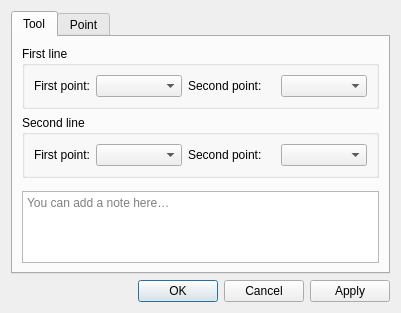
<?xml version="1.0" encoding="UTF-8"?>
<ui version="4.0">
 <class>DialogLineIntersect</class>
 <widget class="QDialog" name="DialogLineIntersect">
  <property name="geometry">
   <rect>
    <x>0</x>
    <y>0</y>
    <width>401</width>
    <height>280</height>
   </rect>
  </property>
  <property name="windowTitle">
   <string>Point at line intersection</string>
  </property>
  <property name="windowIcon">
   <iconset resource="../../../vmisc/share/resources/icon.qrc">
    <normaloff>:/icon/64x64/icon64x64.png</normaloff>:/icon/64x64/icon64x64.png</iconset>
  </property>
  <property name="locale">
   <locale language="English" country="UnitedStates"/>
  </property>
  <layout class="QVBoxLayout" name="verticalLayout_4">
   <item>
    <widget class="QTabWidget" name="tabWidget">
     <property name="currentIndex">
      <number>0</number>
     </property>
     <widget class="QWidget" name="tab">
      <attribute name="title">
       <string>Tool</string>
      </attribute>
      <layout class="QVBoxLayout" name="verticalLayout_3">
       <item>
        <widget class="QGroupBox" name="groupBox">
         <property name="visible">
          <bool>false</bool>
         </property>
         <property name="title">
          <string>First line</string>
         </property>
         <layout class="QVBoxLayout" name="verticalLayout">
          <item>
           <layout class="QHBoxLayout" name="horizontalLayout_3">
            <item>
             <widget class="QLabel" name="labelP1Line1">
<property name="visible">
              <bool>false</bool>
              </property>
              <property name="sizePolicy">
               <sizepolicy hsizetype="Fixed" vsizetype="Fixed">
                <horstretch>0</horstretch>
                <verstretch>0</verstretch>
               </sizepolicy>
              </property>
              <property name="text">
               <string>First point:</string>
              </property>
             </widget>
            </item>
            <item>
             <widget class="QComboBox" name="comboBoxP1Line1">
<property name="visible">
              <bool>false</bool>
              </property>
             </widget>
            </item>
            <item>
             <widget class="QLabel" name="labelP2Line1">
<property name="visible">
              <bool>false</bool>
              </property>
              <property name="text">
               <string>Second point:</string>
              </property>
             </widget>
            </item>
            <item>
             <widget class="QComboBox" name="comboBoxP2Line1">
<property name="visible">
              <bool>false</bool>
              </property>
             </widget>
            </item>
           </layout>
          </item>
         </layout>
        </widget>
       </item>
       <item>
        <widget class="QGroupBox" name="groupBox_2">
         <property name="visible">
          <bool>false</bool>
         </property>
         <property name="title">
          <string>Second line</string>
         </property>
         <layout class="QVBoxLayout" name="verticalLayout_2">
          <item>
           <layout class="QHBoxLayout" name="horizontalLayout_5">
            <item>
             <widget class="QLabel" name="labelP1Line2">
<property name="visible">
              <bool>false</bool>
              </property>
              <property name="sizePolicy">
               <sizepolicy hsizetype="Fixed" vsizetype="Fixed">
                <horstretch>0</horstretch>
                <verstretch>0</verstretch>
               </sizepolicy>
              </property>
              <property name="text">
               <string>First point:</string>
              </property>
             </widget>
            </item>
            <item>
             <widget class="QComboBox" name="comboBoxP1Line2">
<property name="visible">
              <bool>false</bool>
              </property>
             </widget>
            </item>
            <item>
             <widget class="QLabel" name="labelP2Line2">
<property name="visible">
              <bool>false</bool>
              </property>
              <property name="text">
               <string>Second point:</string>
              </property>
             </widget>
            </item>
            <item>
             <widget class="QComboBox" name="comboBoxP2Line2">
<property name="visible">
              <bool>false</bool>
              </property>
             </widget>
            </item>
           </layout>
          </item>
         </layout>
        </widget>
       </item>
       <item>
        <spacer name="verticalSpacer">
         <property name="orientation">
          <enum>Qt::Vertical</enum>
         </property>
         <property name="sizeHint" stdset="0">
          <size>
           <width>0</width>
           <height>0</height>
          </size>
         </property>
        </spacer>
       </item>
       <item>
        <layout class="QHBoxLayout" name="notesSeparatorLayout">
         <property name="leftMargin"><number>33</number></property>
         <property name="rightMargin"><number>33</number></property>
         <item>
          <widget class="QFrame" name="notesSeparator">
           <property name="minimumSize"><size><width>0</width><height>1</height></size></property>
           <property name="maximumSize"><size><width>16777215</width><height>1</height></size></property>
          </widget>
         </item>
        </layout>
       </item>
       <item>
        <widget class="QPlainTextEdit" name="plainTextEditToolNotes">
         <property name="placeholderText"><string>You can add a note here…</string></property>
         <property name="maximumSize"><size><width>16777215</width><height>100</height></size></property>
        </widget>
       </item>
      </layout>
     </widget>
     <widget class="QWidget" name="tab_2">
      <attribute name="title">
       <string>Point</string>
      </attribute>
      <layout class="QFormLayout" name="formLayoutPoint">
       <property name="fieldGrowthPolicy">
        <enum>QFormLayout::ExpandingFieldsGrow</enum>
       </property>
       <item row="0" column="0">
        <widget class="QLabel" name="labelEditNamePoint">
         <property name="sizePolicy">
          <sizepolicy hsizetype="Fixed" vsizetype="Fixed">
           <horstretch>0</horstretch>
           <verstretch>0</verstretch>
          </sizepolicy>
         </property>
         <property name="text">
          <string>Point name:</string>
         </property>
        </widget>
       </item>
       <item row="0" column="1">
        <widget class="QLineEdit" name="lineEditNamePoint">
         <property name="toolTip">
          <string>Unique label</string>
         </property>
         <property name="placeholderText">
          <string>Choose unique label.</string>
         </property>
        </widget>
       </item>
      </layout>
     </widget>
    </widget>
   </item>
   <item>
    <widget class="QDialogButtonBox" name="buttonBox">
     <property name="orientation">
      <enum>Qt::Horizontal</enum>
     </property>
     <property name="standardButtons">
      <set>QDialogButtonBox::Apply|QDialogButtonBox::Cancel|QDialogButtonBox::Ok</set>
     </property>
    </widget>
   </item>
  </layout>
 </widget>
 <tabstops>
  <tabstop>lineEditNamePoint</tabstop>
  <tabstop>comboBoxP1Line1</tabstop>
  <tabstop>comboBoxP2Line1</tabstop>
  <tabstop>comboBoxP1Line2</tabstop>
  <tabstop>comboBoxP2Line2</tabstop>
  <tabstop>buttonBox</tabstop>
 </tabstops>
 <resources>
  <include location="../../../vmisc/share/resources/icon.qrc"/>
 </resources>
 <connections>
  <connection>
   <sender>buttonBox</sender>
   <signal>accepted()</signal>
   <receiver>DialogLineIntersect</receiver>
   <slot>accept()</slot>
   <hints>
    <hint type="sourcelabel">
     <x>248</x>
     <y>254</y>
    </hint>
    <hint type="destinationlabel">
     <x>157</x>
     <y>274</y>
    </hint>
   </hints>
  </connection>
  <connection>
   <sender>buttonBox</sender>
   <signal>rejected()</signal>
   <receiver>DialogLineIntersect</receiver>
   <slot>reject()</slot>
   <hints>
    <hint type="sourcelabel">
     <x>316</x>
     <y>260</y>
    </hint>
    <hint type="destinationlabel">
     <x>286</x>
     <y>274</y>
    </hint>
   </hints>
  </connection>
 </connections>
</ui>
